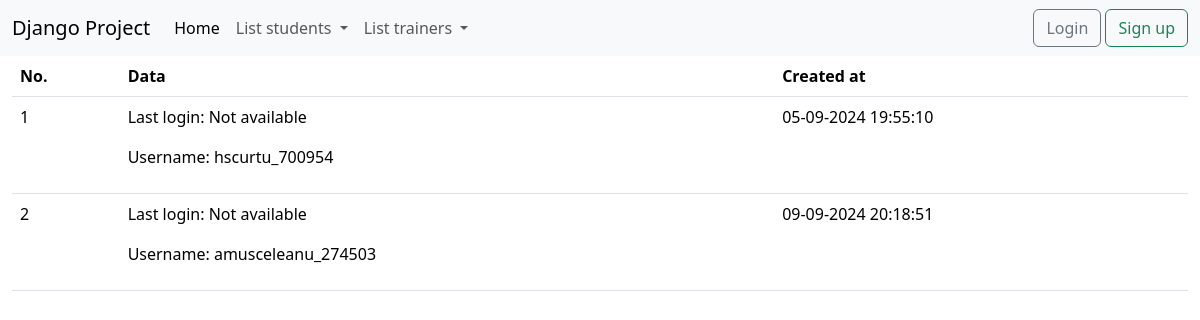
Screenshot of /user_history/ with the database file from the repository.
### userextend/models.py (models this page shows, shortened)
class UserHistory(models.Model):
    user_data = models.JSONField()  # Pentru stocarea datelor intr-un format JSON
    created_at = models.DateTimeField(auto_now_add=True)

### userextend/views.py (the view)
# urls.py: path('user_history/', views.UserHistoryListView.as_view(), name='user-history')
class UserHistoryListView(ListView):
    template_name = 'userextend/history.html'
    model = UserHistory
    context_object_name = 'all_histories'

### djangoProject/context_processors.py (called while the page is built)
def get_all_students(request):
    return {'students': Student.objects.all()}

def get_all_trainers(request):
    return {'trainers': Trainer.objects.all()}

### student/models.py (called while the page is built)
    def __str__(self):
        return f'{self.first_name} {self.last_name}'

### trainer/models.py (called while the page is built)
    def __str__(self):
        return f'{self.first_name} {self.last_name}'

### templates/userextend/history.html (shortened to what this page needs)
{% extends 'base.html' %}
{% block content %}
    <div class="container-fluid">
        <div class="row">
            <div class="col-md-12">
                <table class="table">
                    <thead>
                    <tr>
                        <th>No.</th>
                        <th>Data</th>
                        <th>Created at</th>
                    </tr>
                    </thead>
                    <tbody>
                    {% for data in all_histories %}
                        <tr>
                            <td>{{ forloop.counter }}</td>
                            <td>
                                <p>Last login: {% if last_login %} {{ data.user_data.last_login }} {% else %} Not available {% endif %}</p>
                                <p>Username: {{ data.user_data.username }}</p>
                            </td>
                            <td>{{ data.created_at|date:"d-m-Y H:i:s" }}</td>
                        </tr>
                    {% endfor %}
                    </tbody>
                </table>
            </div>
        </div>
    </div>
{% endblock %}

### rows the page displays
UserHistory: user_data.username "hscurtu_700954", created_at "05-09-2024 19:55:10"
UserHistory: user_data.username "amusceleanu_274503", created_at "09-09-2024 20:18:51"
